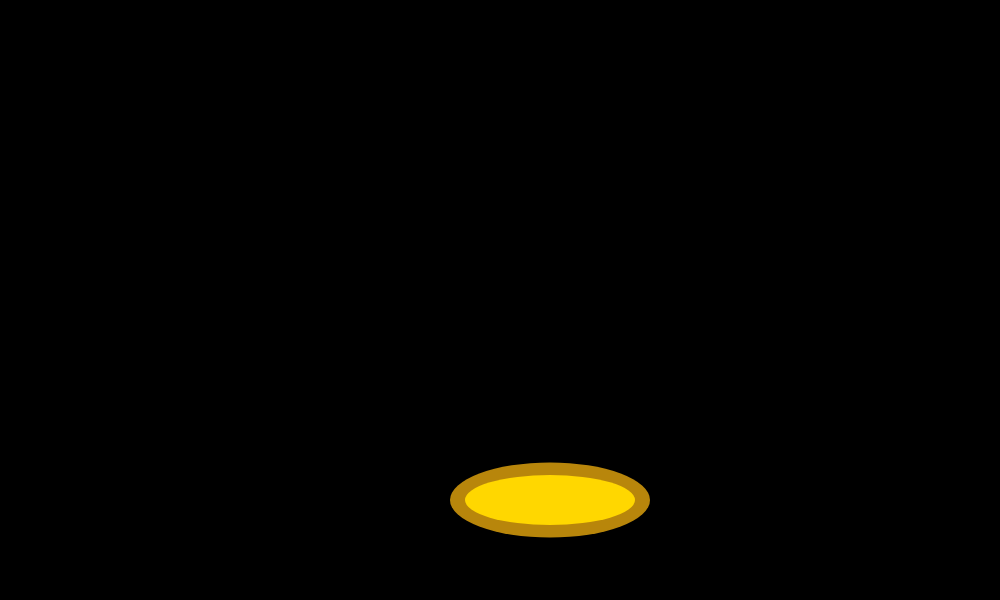
Frame 1 (no input)
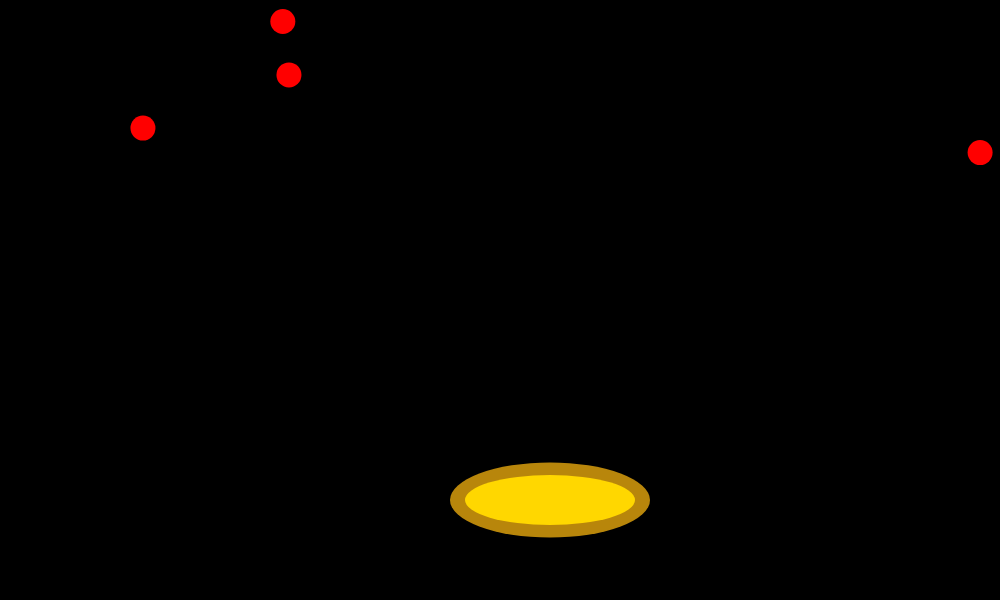
Frame 60 (no input)
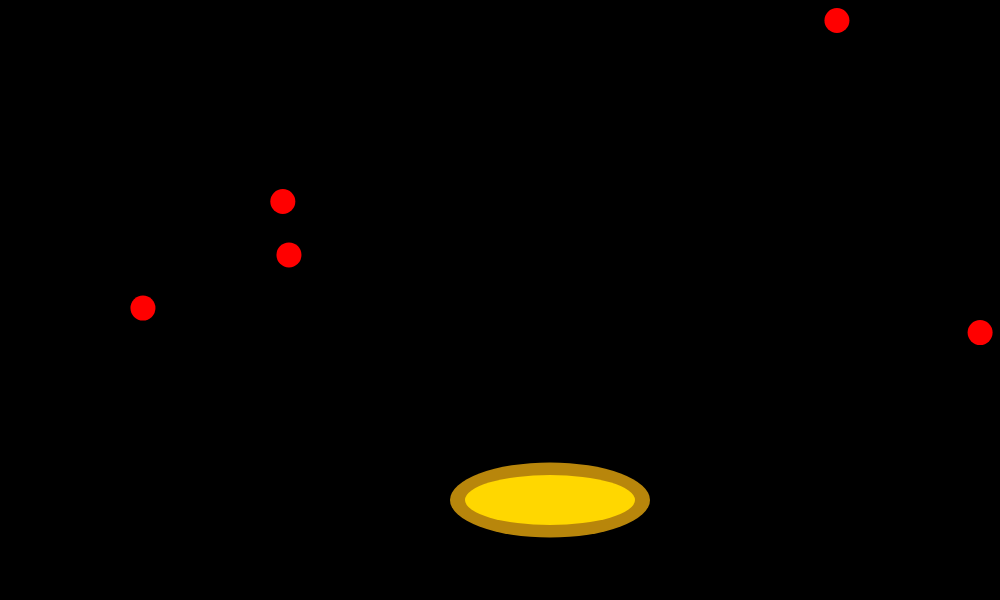
Frame 120 (the mouse pressed at the canvas centre since frame 60)

The p5.js sketch that drew these frames (run headless with seeded random() and noise() and a simulated clock; from frame 60 on, the mouse is pressed at the canvas centre):

// p5.js sketch
// ── sketch.js
var a = 500; 
var b = 450; 
var position=0;
var speed = 3;
var toppings = [];

function setup () {
  createCanvas(1000,600);
  for(var i = 0; i < 50; i++){
  toppings[i]= {
    x: random (0,width),
    y: random (-5000,0),
    display: function() {
      fill(255,0,0);
      ellipse(this.x,this.y,25,25);
    },
    
    move: function(){
      this.y = this.y+3;
     }
   }
  }
}

/* function pepperoni (x,y) {
  
   
    for (var y = 0; y <= height; y = y+random(0,500))
    for (var x = 0; x < width; x = x + 50) {
    fill(255,0,0);
    ellipse(x,y,25,25);
    
    
    }  
}
*/


function draw () {
  background(0);
   fill(184,134,11);
  strokeWeight(0);
  ellipse(a+50, b+50, 200,75); 
  fill(255,215,0);
  ellipse(a+50, b+50, 170, 50);
  for (var i = 0; i < toppings.length; i++){
    toppings[i].move();
    toppings[i].display();
  }
  
  
    if (keyIsPressed && keyCode === RIGHT_ARROW) {
            a = a + 10;  
    } 
    if (keyIsPressed && keyCode === LEFT_ARROW) {
            a = a - 10;
    }  
    
    
    /* pepperoni(200,position-30);
    if (position > height) {
      pepperoni(200,position-30);
    
    } 
    
    position = position + speed ;
    */
}
 
